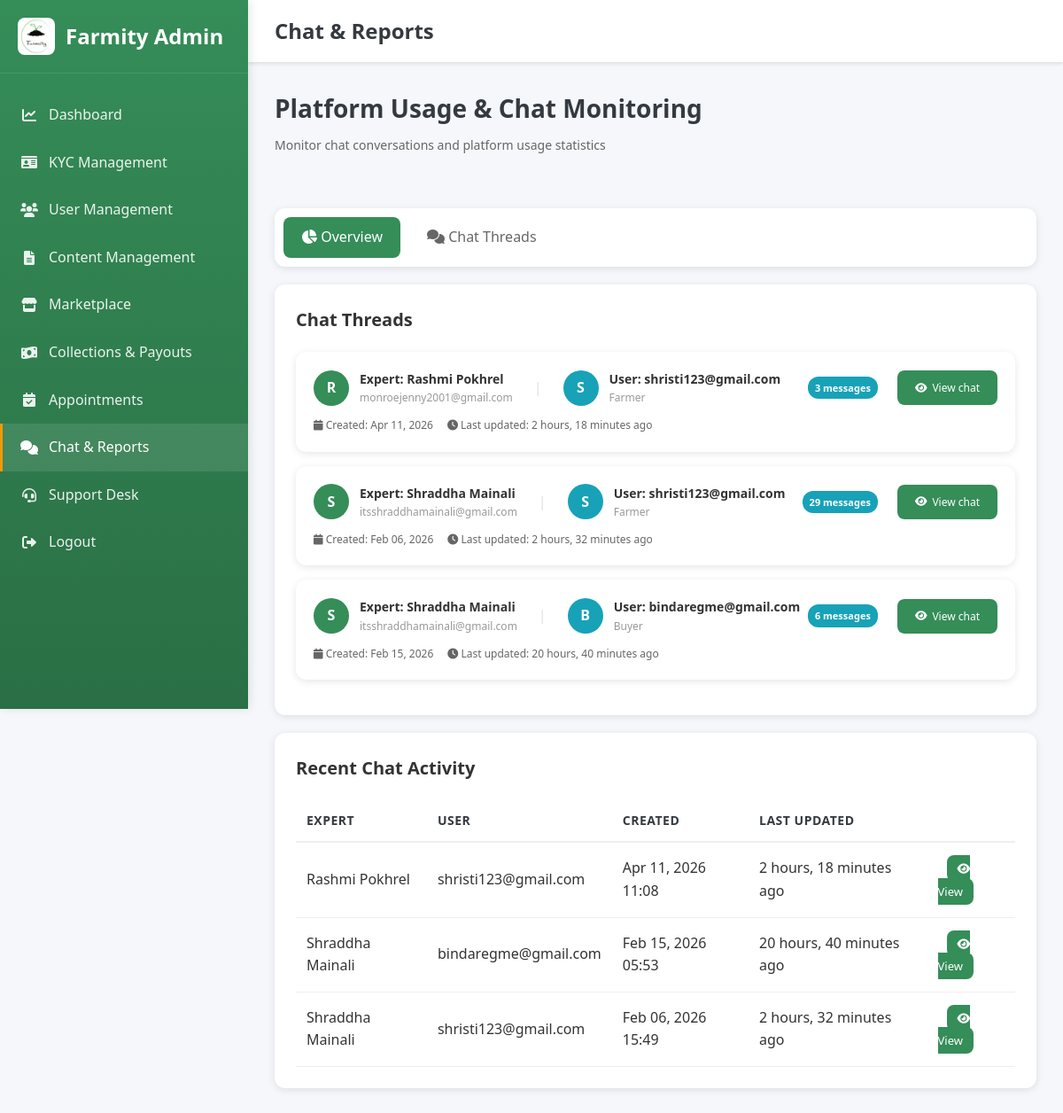
The app's page /admin-dashboard/chats-reports/ (signed in), older data.
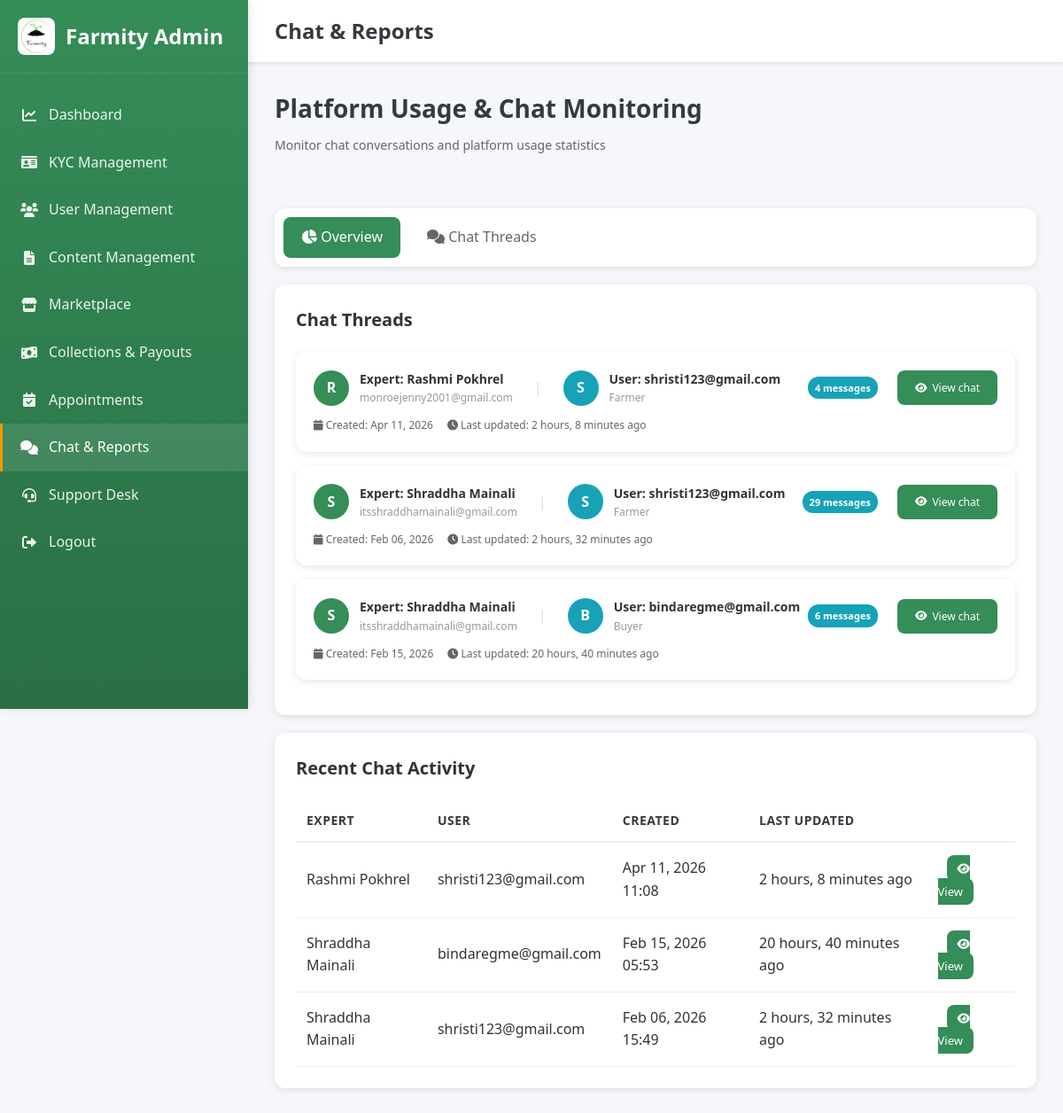
The same page, newer data.
### accounts/models.py (models this page shows, shortened)
class ExpertChatThread(models.Model):
    expert = models.ForeignKey(ExpertProfile, on_delete=models.CASCADE, related_name='chat_threads')
    created_by = models.ForeignKey(User, on_delete=models.CASCADE, related_name='chat_threads')
    created_at = models.DateTimeField(auto_now_add=True)
    updated_at = models.DateTimeField(auto_now=True)
    class Meta:
        ordering = ('-updated_at',)

class ExpertProfile(models.Model):
    user = models.OneToOneField(User, on_delete=models.CASCADE, related_name='expert_profile')
    name = models.CharField(max_length=255, blank=True, null=True)
    photo = models.ImageField(upload_to='expert_photos/', blank=True, null=True)
    qualification = models.CharField(max_length=255, blank=True, null=True)
    specialization = models.CharField(max_length=255, blank=True, null=True)
    experience = models.CharField(max_length=50, blank=True, null=True)
    consultation_fee = models.DecimalField(
        max_digits=10, decimal_places=2, default=0, blank=True, null=True,
        help_text='Fee per appointment (Rs.). 0 = free. Can be set for future paid appointments.'
    )

class User(AbstractBaseUser, PermissionsMixin):
    ROLE_CHOICES = (
        ('admin', 'Admin'),
        ('buyer', 'Buyer'),
        ('farmer', 'Farmer'),
        ('agricultural_expert', 'Agricultural Expert'),
        ('vendor', 'Vendor'),
    )
    GENDER_CHOICES = (
        ('male', 'Male'),
        ('female', 'Female'),
        ('other', 'Other'),
    )
    email = models.EmailField(unique=True)
    phone = models.CharField(max_length=10, unique=True, blank=True, null=True)
    gender = models.CharField(max_length=10, choices=GENDER_CHOICES, blank=True, null=True)
    role = models.CharField(max_length=20, choices=ROLE_CHOICES, default='buyer')
    is_active = models.BooleanField(default=True)
    email_verified = models.BooleanField(default=False)
    is_verified = models.BooleanField(default=False)
    is_staff = models.BooleanField(default=False)
    date_joined = models.DateTimeField(auto_now_add=True)
    objects = UserManager()
    USERNAME_FIELD = 'email'
    REQUIRED_FIELDS = []

### accounts/views.py (the view)
# urls.py: path('admin-dashboard/chats-reports/', admin_chat_reports, name='admin_chat_reports'),
@login_required
def admin_chat_reports(request):
    if request.user.role != 'admin':
        return _redirect_to_role_home_response(request.user)
    section = request.GET.get('section', 'overview')  # 'overview', 'chats', 'reports'
    search_query = request.GET.get('search', '').strip()
    context = {}
    total_threads = ExpertChatThread.objects.count()
    total_messages = ExpertChatMessage.objects.count()
    total_experts = ExpertProfile.objects.count()
    total_chat_users = ExpertChatThread.objects.values('created_by').distinct().count()
    chat_threads = ExpertChatThread.objects.select_related(
        'expert', 'expert__user', 'created_by'
    ).order_by('-updated_at')
    if search_query:
        chat_threads = chat_threads.filter(
            Q(expert__name__icontains=search_query) |
            Q(expert__user__email__icontains=search_query) |
            Q(created_by__email__icontains=search_query)
        )
    threads_with_counts = []
    for thread in chat_threads[:50]:  # Limit to 50 most recent
        message_count = ExpertChatMessage.objects.filter(thread=thread).count()
        threads_with_counts.append({
            'thread': thread,
            'message_count': message_count,
        })
    User = get_user_model()
    total_users = User.objects.count()
    active_users_30d = User.objects.filter(
        date_joined__gte=timezone.now() - timedelta(days=30)
    ).count()
    recent_threads = ExpertChatThread.objects.select_related(
        'expert', 'expert__user', 'created_by'
    ).order_by('-created_at')[:10]
    context.update({
        'section': section,
        'search_query': search_query,
        'total_threads': total_threads,
        'total_messages': total_messages,
        'total_experts': total_experts,
        'total_chat_users': total_chat_users,
        'threads_with_counts': threads_with_counts,
        'total_users': total_users,
        'active_users_30d': active_users_30d,
        'recent_threads': recent_threads,
    })
    return render(request, 'admin_chat_reports.html', context)

### templates/admin_chat_reports.html (shortened to what the changed rows need)
<!DOCTYPE html>
<html lang="en">
<head>
    <link rel="stylesheet" href="/static/css/style.css">
    <link href="https://cdnjs.cloudflare.com/ajax/libs/font-awesome/6.0.0/css/all.min.css" rel="stylesheet">
</head>
<body>
    <aside class="sidebar">
        <div class="sidebar-header">
            <h2>Farmity Admin</h2>
        </div>
    </aside>
    <div class="main-content">
        <header class="top-header">
            <h1 class="header-title">Chat & Reports</h1>
        </header>
        <div class="dashboard-content">
            <div class="page-header">
                <h2 class="page-title">Platform Usage & Chat Monitoring</h2>
            </div>
            {% if section == 'overview' or section == 'chats' %}
            <div class="table-container">
                {% if threads_with_counts %}
                {% for item in threads_with_counts %}
                <div class="chat-thread-card">
                    <div class="thread-header">
                        <div class="thread-participants">
                            <div class="participant-avatar">
                                {{ item.thread.expert.name|first|upper|default:"E" }}
                            </div>
                            <div class="participant-info">
                                <div class="participant-name">Expert: {{ item.thread.expert.name|default:item.thread.expert.user.email }}</div>
                                <div class="participant-email">{{ item.thread.expert.user.email }}</div>
                            </div>
                            <div style="margin: 0 12px; color: #ddd;">|</div>
                            <div class="participant-avatar" style="background: var(--info);">
                                {{ item.thread.created_by.email|first|upper }}
                            </div>
                            <div class="participant-info">
                                <div class="participant-name">User: {{ item.thread.created_by.email }}</div>
                                <div class="participant-email">{{ item.thread.created_by.get_role_display }}</div>
                            </div>
                        </div>
                        <div class="thread-meta" style="align-items: center; gap: 12px;">
                            <span class="message-count">{{ item.message_count }} messages</span>
                            <a href="{% url 'admin_chat_thread_view' item.thread.id %}" class="filter-btn" style="text-decoration: none; display: inline-flex; align-items: center; gap: 6px;">
                                <i class="fas fa-eye"></i> View chat
                            </a>
                        </div>
                    </div>
                    <div class="thread-meta">
                        <span><i class="fas fa-calendar"></i> Created: {{ item.thread.created_at|date:"M d, Y" }}</span>
                        <span><i class="fas fa-clock"></i> Last updated: {{ item.thread.updated_at|timesince }} ago</span>
                    </div>
                </div>
                {% endfor %}
                {% else %}
                <div style="text-align: center; padding: 40px; color: #999;">
                    No chat threads found
                </div>
                {% endif %}
            </div>
            {% endif %}
            {% if section == 'overview' %}
            <div class="table-container" style="margin-top: 20px;">
                {% if recent_threads %}
                <table class="data-table">
                    <thead>
                        <tr>
                            <th>Expert</th>
                            <th>User</th>
                            <th>Created</th>
                            <th>Last Updated</th>
                            <th></th>
                        </tr>
                    </thead>
                    <tbody>
                        {% for thread in recent_threads %}
                        <tr>
                            <td>{{ thread.expert.name|default:thread.expert.user.email }}</td>
                            <td>{{ thread.created_by.email }}</td>
                            <td>{{ thread.created_at|date:"M d, Y H:i" }}</td>
                            <td>{{ thread.updated_at|timesince }} ago</td>
                            <td><a href="{% url 'admin_chat_thread_view' thread.id %}" class="filter-btn" style="text-decoration: none; font-size: 13px; padding: 6px 12px;"><i class="fas fa-eye"></i> View</a></td>
                        </tr>
                        {% endfor %}
                    </tbody>
                </table>
                {% else %}
                <div style="text-align: center; padding: 40px; color: #999;">
                    No recent chat activity
                </div>
                {% endif %}
            </div>
            {% endif %}
        </div>
    </div>
</body>
</html>

Row changes from the older to the newer data that the page shows:
changed ExpertChatThread "Rashmi Pokhrel": message_count "3" → "4"; thread.updated_at "2 hours, 18 minutes" → "2 hours, 8 minutes"; updated_at "2 hours, 18 minutes" → "2 hours, 8 minutes"
